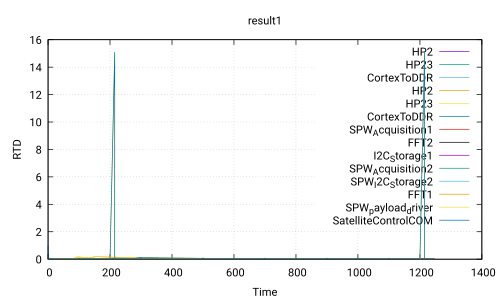

Write the gnuplot code that produced this figure.
 set title 'result1'
 set ylabel 'RTD'
 set xlabel 'Time'
 set grid
 set term pdf
 set output 'Use_case_DoubleCamera_noSafety.ATIPPIC0.executable280.0_60.0.pdf'
 plot 'Use_case_DoubleCamera_noSafety.ATIPPIC0.executable280.0_60.0.csv' using 1:2 with lines title 'HP2','Use_case_DoubleCamera_noSafety.ATIPPIC0.executable280.0_60.0.csv' using 1:3 with lines title 'HP23','Use_case_DoubleCamera_noSafety.ATIPPIC0.executable280.0_60.0.csv' using 1:4 with lines title 'CortexToDDR','Use_case_DoubleCamera_noSafety.ATIPPIC0.executable280.0_60.0.csv' using 1:5 with lines title 'HP2','Use_case_DoubleCamera_noSafety.ATIPPIC0.executable280.0_60.0.csv' using 1:6 with lines title 'HP23','Use_case_DoubleCamera_noSafety.ATIPPIC0.executable280.0_60.0.csv' using 1:7 with lines title 'CortexToDDR','Use_case_DoubleCamera_noSafety.ATIPPIC0.executable280.0_60.0.csv' using 1:8 with lines title 'SPW_Acquisition1','Use_case_DoubleCamera_noSafety.ATIPPIC0.executable280.0_60.0.csv' using 1:9 with lines title 'FFT2','Use_case_DoubleCamera_noSafety.ATIPPIC0.executable280.0_60.0.csv' using 1:10 with lines title 'I2C_Storage1','Use_case_DoubleCamera_noSafety.ATIPPIC0.executable280.0_60.0.csv' using 1:11 with lines title 'SPW_Acquisition2','Use_case_DoubleCamera_noSafety.ATIPPIC0.executable280.0_60.0.csv' using 1:12 with lines title 'SPW_I2C_Storage2','Use_case_DoubleCamera_noSafety.ATIPPIC0.executable280.0_60.0.csv' using 1:13 with lines title 'FFT1','Use_case_DoubleCamera_noSafety.ATIPPIC0.executable280.0_60.0.csv' using 1:14 with lines title 'SPW_payload_driver','Use_case_DoubleCamera_noSafety.ATIPPIC0.executable280.0_60.0.csv' using 1:15 with lines title 'SatelliteControlCOM'
